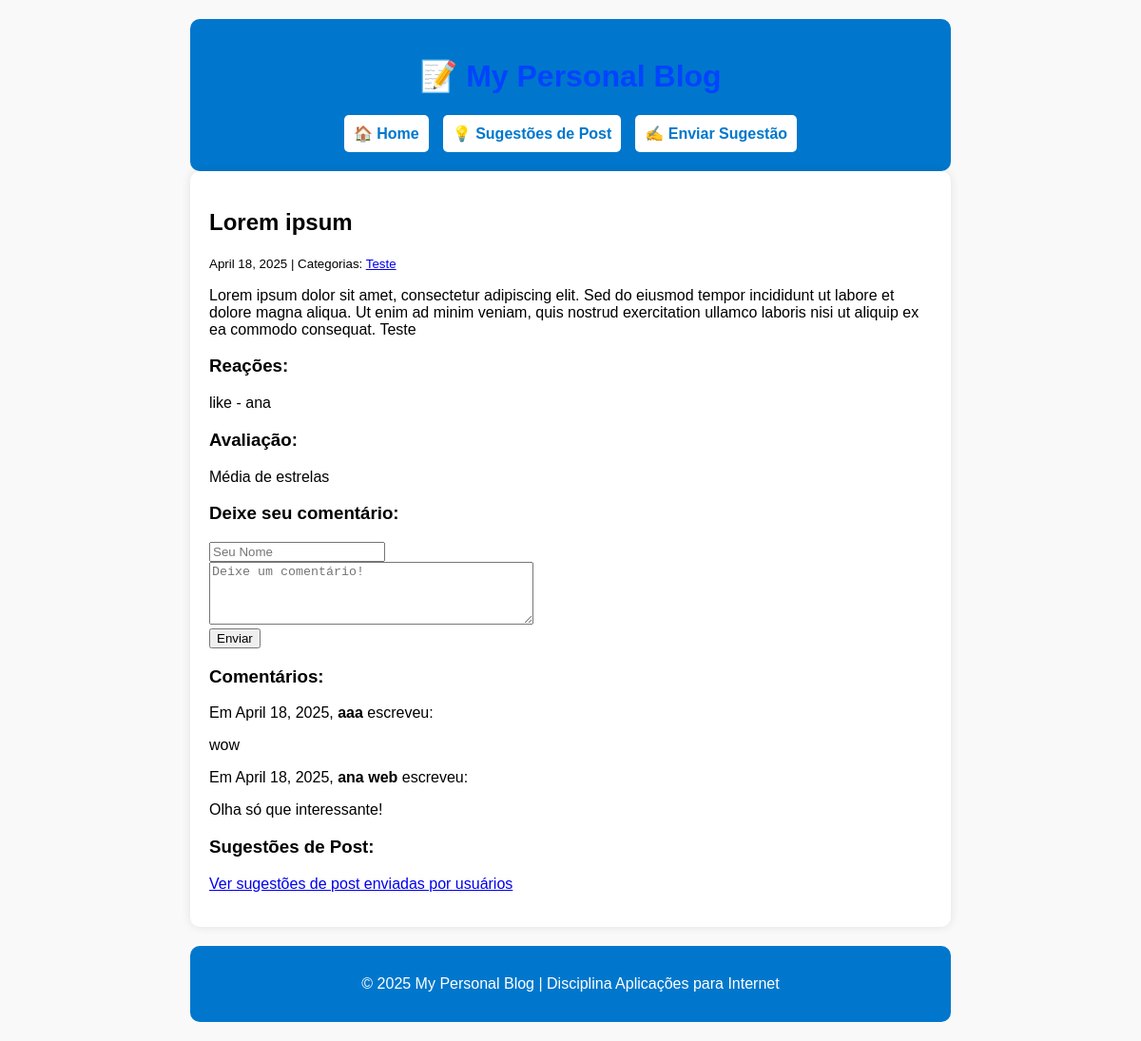
The app's page /post/2/ with its own data.
### blog/models.py (models this page shows, shortened)
class Post(models.Model):
    title = models.CharField(max_length=255)
    body = models.TextField()
    author = models.ForeignKey(User, on_delete=models.CASCADE, related_name="posts", default=1)
    created_on = models.DateTimeField(auto_now_add=True)
    last_modified = models.DateTimeField(auto_now=True)
    categories = models.ManyToManyField("Category", related_name="posts") #relacionamento entre post e categories
    class Meta:
        ordering = ["-created_on"]
        verbose_name_plural = "Posts"

class Category(models.Model):
    name = models.CharField(max_length=30, unique=True)
    description = models.TextField(blank=True, null=True)
    created_on = models.DateTimeField(default=now)
    updated_on = models.DateTimeField(auto_now=True)
    is_active = models.BooleanField(default=True)
    class Meta:
        verbose_name_plural = "Categories"
        ordering = ["name"]

class Reaction(models.Model):
    REACTION_CHOICES = [
        ('like', '👍'),
        ('love', '❤️'),
        ('haha', '😂'),
        ('wow', '😲'),
        ('sad', '😢'),
        ('angry', '😡'),
    ]
    user = models.ForeignKey(User, on_delete=models.CASCADE, related_name="reactions")
    post = models.ForeignKey("Post", on_delete=models.CASCADE, related_name="reactions")
    reaction_type = models.CharField(max_length=10, choices=REACTION_CHOICES)
    created_on = models.DateTimeField(auto_now_add=True)
    updated_on = models.DateTimeField(auto_now=True)
    class Meta:
        verbose_name_plural = "Reactions"
        unique_together = ("user", "post")

class Comment(models.Model):
    author = models.CharField(max_length=60)
    body = models.TextField()
    created_on = models.DateTimeField(auto_now_add=True)
    post = models.ForeignKey("Post", on_delete=models.CASCADE, related_name="comments") #relacionamento entre post e comentarios: many-to-one relationship (muitos comentarios podem estar em UM post, mas nao pode ter o mesmo comentario em varios posts)
    is_approved = models.BooleanField(default=False)
    class Meta:
        ordering = ["created_on"]
        verbose_name_plural = "Comments"

### blog/views.py (the view, shortened to what this page needs)
# urls.py: path("post/<int:pk>/", views.blog_detail, name="blog_detail"),
def blog_detail(request, pk):
    post = Post.objects.get(pk=pk)
    form = CommentForm()
    comments = Comment.objects.filter(post=post)
    reactions = Reaction.objects.filter(post=post)
    ratings = PostRating.objects.filter(post=post)
    context = {
        "post": post,
        "comments": comments,
        "form": CommentForm(),
        "reactions": reactions,
        "ratings": ratings,
    }
    return render(request, "blog/detail.html", context)

### blog/forms.py
class CommentForm(forms.Form):
    author = forms.CharField(
        max_length=60,
        widget=forms.TextInput(
            attrs={"class": "form-control", "placeholder": "Seu Nome"}
        ),
    )
    email = forms.EmailField(
        required=False,
        widget=forms.EmailInput(
            attrs={"class": "form-control", "placeholder": "Seu Email (opcional)"}
        ),
    )
    body = forms.CharField(
        widget=forms.Textarea(
            attrs={"class": "form-control", "placeholder": "Deixe um comentário!", "rows": 4}
        ),
        min_length=5  # Adicionando validação para evitar comentários muito curtos
    )

### blog/templates/blog/detail.html (shortened to what this page needs)
{% extends "base.html" %}
{% block page_title %}
    <h2>{{ post.title }}</h2>
{% endblock page_title %}
{% block page_content %}
    <small>
        {{ post.created_on.date }} | Categorias:
        {% for category in post.categories.all %}
            <a href="{% url 'blog_category' category.name %}">
                {{ category.name }}
            </a>
        {% endfor %}
    </small>
    <p>{{ post.body | linebreaks }}</p>
    <h3>Reações:</h3>
    {% if post.reactions.all %}
        <p>
            {% for reaction in post.reactions.all %}
                {{ reaction.reaction_type }} - {{ reaction.user.username }}
            {% endfor %}
        </p>
    {% else %}
        <p>Ninguém reagiu ainda. Seja o primeiro!</p>
    {% endif %}
    <h3>Avaliação:</h3>
    <p>
        {% if post.ratings.count > 0 %}
            Média de {{ post.ratings.aggregate_avg }} estrelas
        {% else %}
            Ainda sem avaliações.
        {% endif %}
    </p>
    <h3>Deixe seu comentário:</h3>
    <form method="post">
        <div>
            {{ form.author }}
        </div>
        <div>
            {{ form.body }}
        </div>
        <button type="submit" class="btn btn-primary">Enviar</button>
    </form>
    <h3>Comentários:</h3>
    {% for comment in comments %}
        <p>
            Em {{ comment.created_on.date }}, <b>{{ comment.author }}</b> escreveu:
        </p>
        <p>
            {{ comment.body | linebreaks }}
        </p>
    {% endfor %}
    <h3>Sugestões de Post:</h3>
    <p><a href="{% url 'blog_suggestions' %}">Ver sugestões de post enviadas por usuários</a></p>
{% endblock page_content %}

### templates/base.html (style rules this page uses)
body { max-width: 800px; margin: auto; font-family: Arial, sans-serif; background-color: #f9f9f9; padding: 20px; }

### records on screen
Post: title "Lorem ipsum", created_on "April 18, 2025", body "Lorem ipsum dolor sit amet, consectetur adipiscing elit. Sed do eiusmod tempor incididunt ut labore et dolore magna aliqua. Ut enim ad minim veniam, quis nostrud exercitation ullamco laboris nisi ut aliquip ex ea commodo consequat. Teste"
Category: name "Teste"
Reaction: reaction_type "like", user.username "ana"
Comment: created_on "April 18, 2025", author "aaa", body "wow"
Comment: created_on "April 18, 2025", author "ana web", body "Olha só que interessante!"
